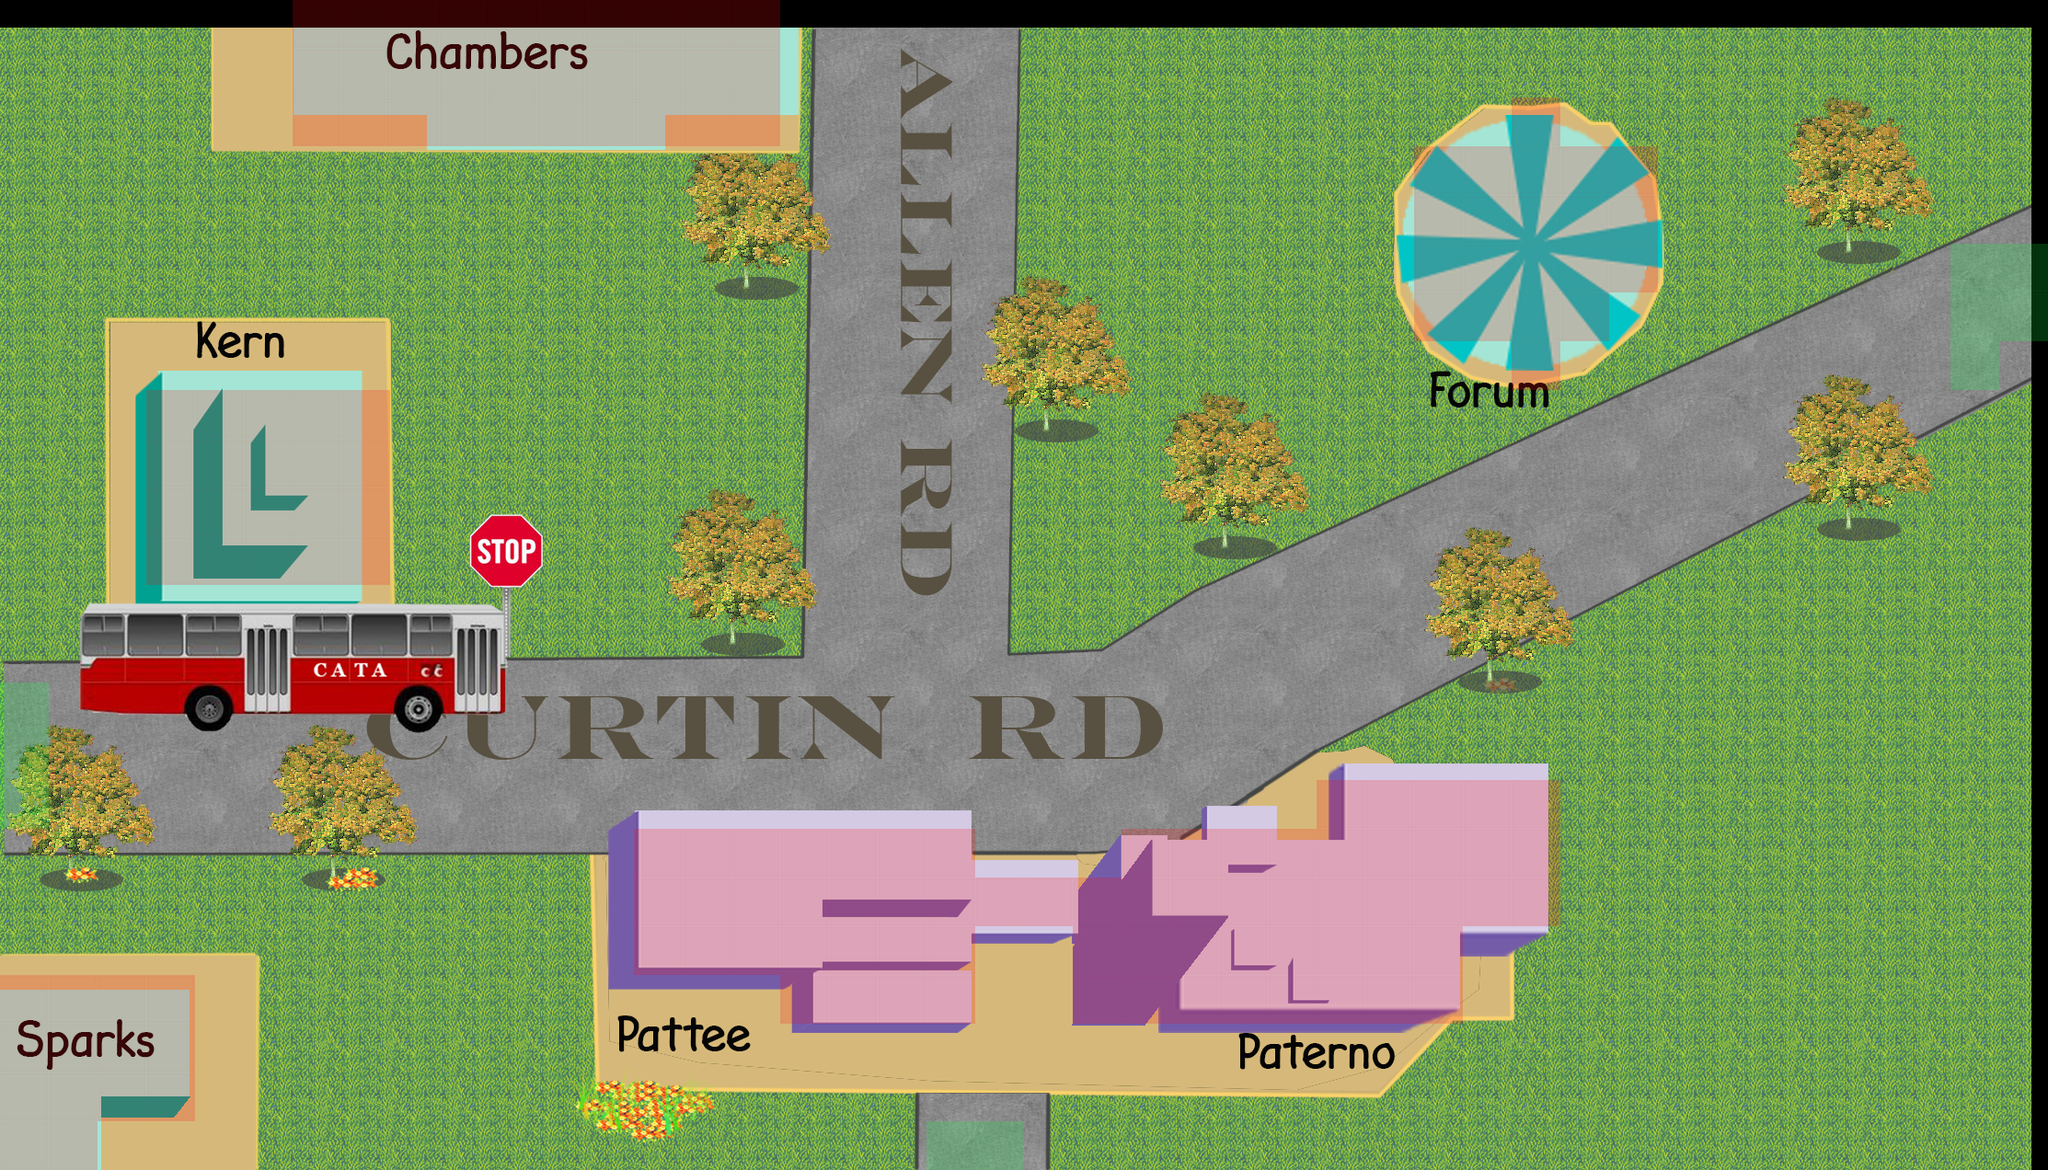

Tiled map render using the project's own tile images. Description and the map definition, with tile-layer contents summarised, below:
An orthogonal 42x24 tile map with 53x53 px tiles, 2 tile layers (Tile Layer 1, building), 2 tilesets.

<map version="1.0" orientation="orthogonal" renderorder="right-down" width="42" height="24" tilewidth="53" tileheight="53" nextobjectid="1">
 <tileset firstgid="1" name="Pattee" tilewidth="53" tileheight="53">
  <image source="Pattee.png" width="2226" height="1272" />
 </tileset>
 <tileset firstgid="1009" name="meta_tiles" tilewidth="53" tileheight="53">
  <image source="meta_tiles.png" width="106" height="53" />
  <tile id="0">
   <properties>
    <property name="collision" value="false" />
   </properties>
  </tile>
  <tile id="1">
   <properties>
    <property name="collision" value="true" />
   </properties>
  </tile>
 </tileset>
 <layer name="Tile Layer 1" width="42" height="24">
  <data>[1008 cells, 1008 non-empty, 1008 distinct tile ids]</data>
 </layer>
 <layer name="building" width="42" height="24">
  <data>[1008 cells, 162 non-empty, 2 distinct tile ids]</data>
 </layer>
</map>
